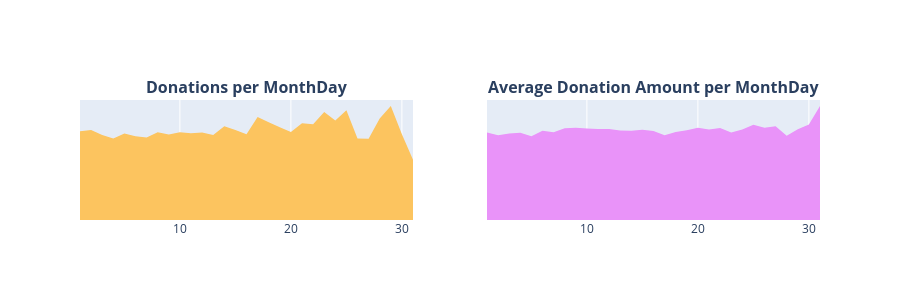

The notebook cell this image was saved under:
### Markdown cell above
El mayor número de donaciones se recibe durante el mes de **agosto**, con un total de **577,274 donaciones**, seguido del mes de **septiembre**, con **518,908 donaciones**.

Por otro lado, el menor número de donaciones se registra en el mes de **junio**, con **191,221 donaciones**, y en el mes de **mayo**, con **243,440 donaciones**. Esto podría estar relacionado con el período de vacaciones y la temporada de verano.

El monto promedio de donación más alto se recibe en el mes de **diciembre**, alcanzando aproximadamente **80 USD**, mientras que el promedio más bajo se registra en **julio**, con alrededor de **51 USD**.

En promedio, el monto de donación anual se mantiene cercano a los **59 USD**.

 Donaciones por Día del Mes

* 3.4.5 Número de Donaciones por Día del Mes

* 3.4.6 Promedio de Donaciones por Día del Mes

### Code cell
t3 = donations_df.groupby(['Donation Day']).agg({'Donation Year' : 'count', 'Donation Amount' : 'mean'}).reset_index().rename(columns={'Donation Year' : 'Total Donations', 'Donation Amount' : 'Average Amount'})
x = t3['Donation Day']
y1 = t3['Total Donations']
y2 = t3['Average Amount']
trace1 = go.Scatter(x=x, y=y1, fill='tozeroy', fillcolor = '#fcc45f', mode= 'none')
trace2 = go.Scatter(x=x, y=y2, fill='tozeroy', fillcolor = "#e993f9", mode= 'none')
fig = tools.make_subplots(rows=1, cols=2, print_grid=False, subplot_titles = ["<b>Donations per MonthDay</b>", "<b>Average Donation Amount per MonthDay</b>"])
fig.append_trace(trace1, 1, 1);
fig.append_trace(trace2, 1, 2);

fig['layout'].update(height=300, showlegend=False, yaxis=dict(
        autorange=True,
        showgrid=False,
        zeroline=False,
        showline=False,
        ticks='',
        showticklabels=False
    ), yaxis2=dict(
        autorange=True,
        showgrid=False,
        zeroline=False,
        showline=False,
        ticks='',
        showticklabels=False
    ));
iplot(fig);

### Figure 1 — Plotly figure (JSON) as saved in the notebook; plotly's stock layout.template omitted (floating-point values rounded to 4 significant figures)
{"data": [{"fill": "tozeroy", "fillcolor": "#fcc45f", "mode": "none", "type": "scatter", "x": [1, 2, 3, 4, 5, 6, 7, 8, 9, 10, 11, 12, 13, 14, 15, 16, 17, 18, 19, 20, 21, 22, 23, 24, 25, 26, 27, 28, 29, 30, 31], "xaxis": "x", "y": [148367, 150401, 142183, 136390, 144524, 140060, 137974, 146903, 143097, 146565, 145190, 146144, 141993, 156585, 150691, 143548, 172462, 163527, 154976, 147321, 161694, 159948, 180593, 166322, 183568, 136387, 135742, 169713, 190655, 143561, 100800], "yaxis": "y"}, {"fill": "tozeroy", "fillcolor": "#e993f9", "mode": "none", "type": "scatter", "x": [1, 2, 3, 4, 5, 6, 7, 8, 9, 10, 11, 12, 13, 14, 15, 16, 17, 18, 19, 20, 21, 22, 23, 24, 25, 26, 27, 28, 29, 30, 31], "xaxis": "x2", "y": [58.83, 57.01, 58.15, 58.69, 56.41, 60.07, 58.97, 61.8, 62.14, 61.51, 61.22, 61.29, 60.21, 60.1, 60.7, 59.91, 57.05, 59.2, 60.44, 61.99, 60.94, 61.96, 58.94, 60.97, 64.16, 62.02, 63.09, 56.71, 61.13, 64.19, 76.7], "yaxis": "y2"}], "layout": {"annotations": [{"font": {"size": 16}, "showarrow": false, "text": "<b>Donations per MonthDay</b>", "x": 0.225, "xanchor": "center", "xref": "paper", "y": 1, "yanchor": "bottom", "yref": "paper"}, {"font": {"size": 16}, "showarrow": false, "text": "<b>Average Donation Amount per MonthDay</b>", "x": 0.775, "xanchor": "center", "xref": "paper", "y": 1, "yanchor": "bottom", "yref": "paper"}], "height": 300, "showlegend": false, "xaxis": {"anchor": "y", "domain": [0, 0.45]}, "xaxis2": {"anchor": "y2", "domain": [0.55, 1]}, "yaxis": {"anchor": "x", "autorange": true, "domain": [0, 1], "showgrid": false, "showline": false, "showticklabels": false, "ticks": "", "zeroline": false}, "yaxis2": {"anchor": "x2", "autorange": true, "domain": [0, 1], "showgrid": false, "showline": false, "showticklabels": false, "ticks": "", "zeroline": false}}}
